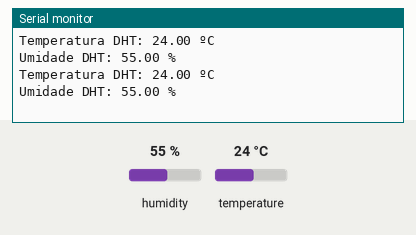
The sketch below on a simulated Arduino Uno, built with avr-gcc and run on an emulated ATmega328P. On the bench: the last lines printed to the serial monitor. Inputs (shaded band) come from the test bench; at power-on: humidity 55 %, temperature 24 °C.

Above: at 2.8 s.
2.9 s: humidity set to 22 %
At 5.0 s:
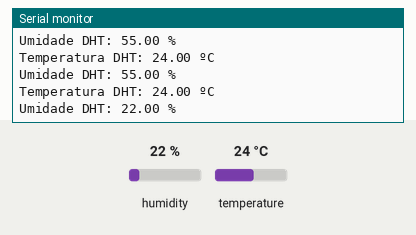
5.6 s: temperature set to 12 °C
At 6.8 s:
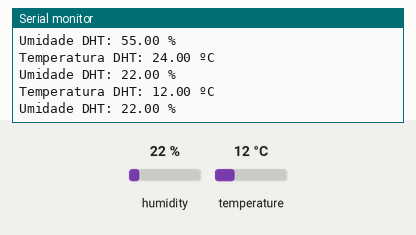
8.3 s: humidity set to 40 %
At 11.5 s:
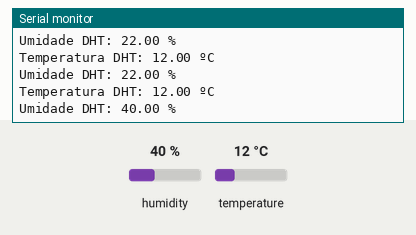
Timing chart, 0 to 13.0 s (numbered marks = the images above; inputs shaded):
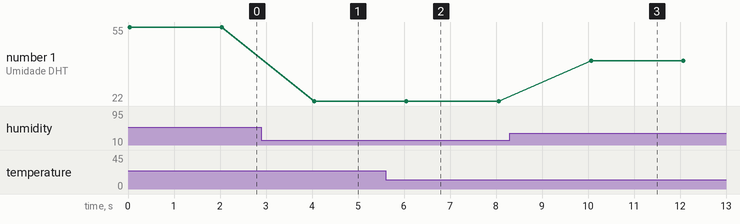

The sketch:

dht-22-arduino.ino
```cpp
#include <DHT.h>  //https://github.com/adafruit/DHT-sensor-library

const int pinDatos = 12;
DHT dht(pinDatos, DHT22);


void setup() {
  Serial.begin(9600);
  dht.begin(); // Inicia o sensor DHT22
}

void loop() {
  float temp = dht.readTemperature();
  float umidade = dht.readHumidity();
    Serial.print("Temperatura DHT: ");
  Serial.print(temp);
  Serial.println(" ºC");
  Serial.print("Umidade DHT: ");
  Serial.print(umidade);
  Serial.println(" %");
  delay(2000);
}
```

Measured:
- after the input at 2.9 s, the serial monitor: prints a new line after 1.1 s (image 1)
- after the input at 5.6 s, the serial monitor: prints a new line after 0.42 s (image 2)
- after the input at 8.3 s, the serial monitor: prints a new line after 1.8 s (image 3)
- plotted number 1: 55 → 22 after the input at 2.9 s, 22 → 40 after the input at 8.3 s
